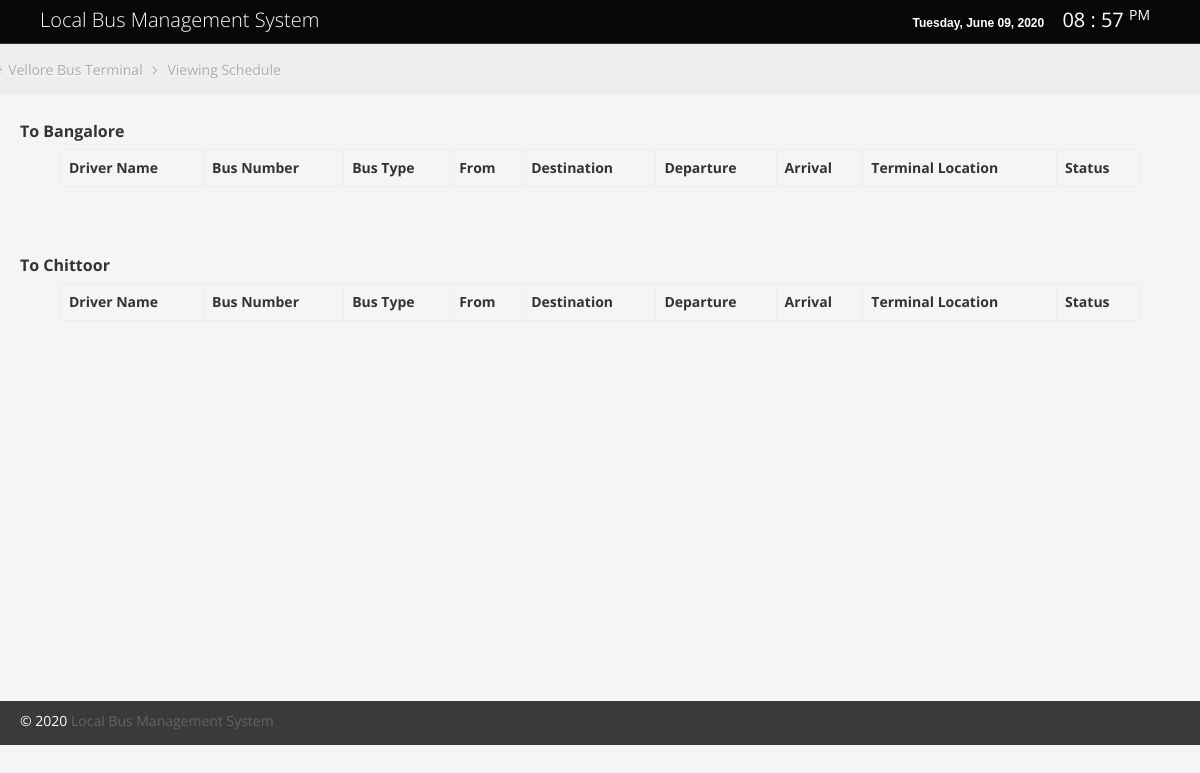
Before: / with the older database file.
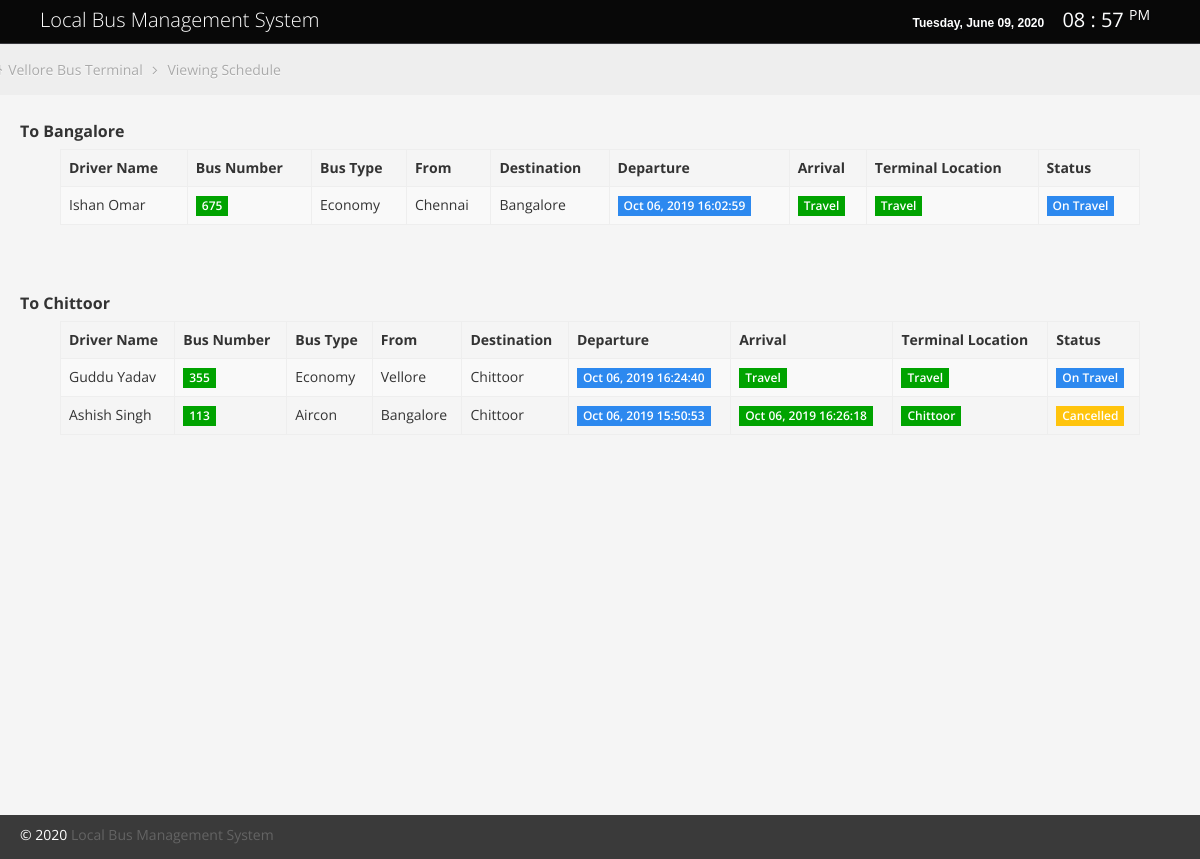
After: the same page with the newer database file.
### tables this page shows
CREATE TABLE IF NOT EXISTS `schedule` (
  `scheduleid` int(11) NOT NULL AUTO_INCREMENT,
  `busid` varchar(100) NOT NULL,
  `driverid` varchar(100) NOT NULL,
  `from_location` varchar(100) NOT NULL,
  `destination_location` varchar(100) NOT NULL,
  `departure_time` datetime NOT NULL,
  `arrival_time` datetime NOT NULL,
  `terminal_location` varchar(100) NOT NULL,
  `status` varchar(100) NOT NULL,
  `status_operation` varchar(100) NOT NULL,
  `arrived_at_destination` varchar(100) NOT NULL,
  `date_added` datetime NOT NULL,
  PRIMARY KEY (`scheduleid`)
);

CREATE TABLE IF NOT EXISTS `driver` (
  `driverid` int(11) NOT NULL AUTO_INCREMENT,
  `firstname` varchar(100) NOT NULL,
  `lastname` varchar(100) NOT NULL,
  `contact_number` varchar(100) NOT NULL,
  `profile` varchar(100) NOT NULL,
  `date_added` varchar(100) NOT NULL,
  `driver_travel` varchar(100) NOT NULL,
  PRIMARY KEY (`driverid`)
);

CREATE TABLE IF NOT EXISTS `bus` (
  `busid` int(11) NOT NULL AUTO_INCREMENT,
  `bus_number` varchar(100) NOT NULL,
  `bus_type` varchar(100) NOT NULL,
  `date_added` varchar(100) NOT NULL,
  `bus_travel` varchar(100) NOT NULL,
  PRIMARY KEY (`busid`)
);

### index.php (the view, shortened to what this page needs)
<?php require('header.php'); ?>
			<ul class="breadcrumb" style="margin-top:1px;">
				<li>
					<i class="icon-home"></i>
					<a href="index.php">Vellore Bus Terminal</a>
					<i class="icon-angle-right"></i>
				</li>
				<li><a href="#">Viewing Schedule</a></li>
			</ul>
						<table class="table table-striped table-bordered" style="width:90%; margin:auto;">
						<h2 style="text-indent:20px;">To Bangalore</h2>
						  <thead>
							  <tr>
								  <th>Driver Name</th>
								  <th>Bus Number</th>
								  <th>Bus Type</th>
								  <th>From</th>
								  <th>Destination</th>
								  <th>Departure</th>
								  <th>Arrival</th>
								  <th>Terminal Location</th>
								  <th>Status</th>
							  </tr>
						  </thead>
						  <tbody>
<?php
$result= mysql_query("select * from schedule
LEFT JOIN bus ON schedule.busid = bus.busid
LEFT JOIN driver ON schedule.driverid = driver.driverid
 where destination_location='Bangalore' ORDER BY schedule.scheduleid DESC ") or die (mysql_error());
while ($row= mysql_fetch_array ($result) ){
?>
							<tr>
								<td><?php echo $row['firstname']." ".$row['lastname']; ?></td>
								<td><span class="label label-success"><?php echo $row['bus_number']; ?></span></td>
								<td><?php echo $row['bus_type']; ?></td>
								<td><?php echo $row['from_location']; ?></td>
								<td><?php echo $row['destination_location']; ?></td>
								<td><span class="label label-info"><?php echo date("M d, Y H:i:s",strtotime($row['departure_time'])); ?></span></td>
								<td><span class="label label-success"><?php echo ($row['arrival_time'] == "0000-00-00 00:00:00") ? "Travel" : date("M d, Y H:i:s",strtotime($row['arrival_time'])); ?></span></td>
								<td><span class="label label-success"><?php echo $row['terminal_location']; ?></span></td>
								<?php
									if ($row['status_operation'] == 'On Travel') {
										echo "<td><span class='label label-info'>".$row['status_operation']."</span></td>";
									} elseif ($row['status_operation'] == 'Cancelled') {
										echo "<td><span class='label label-warning'>".$row['status_operation']."</span></td>";
									} else {
										echo "<td><span class='label label-success'>".$row['status_operation']."</span></td>";
									}
								?>
							</tr>
<?php } ?>
						  </tbody>
					  </table>
<br />
<br />
<br />
						<table class="table table-striped table-bordered" style="width:90%; margin:auto;">
						<h2 style="text-indent:20px;">To Chittoor</h2>
						  <thead>
							  <tr>
								  <th>Driver Name</th>
								  <th>Bus Number</th>
								  <th>Bus Type</th>
								  <th>From</th>
								  <th>Destination</th>
								  <th>Departure</th>
								  <th>Arrival</th>
								  <th>Terminal Location</th>
								  <th>Status</th>
							  </tr>
						  </thead>
						  <tbody>
<?php
$result= mysql_query("select * from schedule
LEFT JOIN bus ON schedule.busid = bus.busid
LEFT JOIN driver ON schedule.driverid = driver.driverid
 where destination_location='Chittoor' ORDER BY schedule.scheduleid DESC ") or die (mysql_error());
while ($row= mysql_fetch_array ($result) ){
?>
							<tr>
								<td><?php echo $row['firstname']." ".$row['lastname']; ?></td>
								<td><span class="label label-success"><?php echo $row['bus_number']; ?></span></td>
								<td><?php echo $row['bus_type']; ?></td>
								<td><?php echo $row['from_location']; ?></td>
								<td><?php echo $row['destination_location']; ?></td>
								<td><span class="label label-info"><?php echo date("M d, Y H:i:s",strtotime($row['departure_time'])); ?></span></td>
								<td><span class="label label-success"><?php echo ($row['arrival_time'] == "0000-00-00 00:00:00") ? "Travel" : date("M d, Y H:i:s",strtotime($row['arrival_time'])); ?></span></td>
								<td><span class="label label-success"><?php echo $row['terminal_location']; ?></span></td>
								<?php
									if ($row['status_operation'] == 'On Travel') {
										echo "<td><span class='label label-info'>".$row['status_operation']."</span></td>";
									} elseif ($row['status_operation'] == 'Cancelled') {
										echo "<td><span class='label label-warning'>".$row['status_operation']."</span></td>";
									} else {
										echo "<td><span class='label label-success'>".$row['status_operation']."</span></td>";
									}
								?>
							</tr>
<?php } ?>
						  </tbody>
					  </table>
<br />
<br />
<br />
<br />
<br />
<br />
<br />
<br />
<br />
<br />
<br />
<br />
<br />
<br />
<br />
<br />
<br />
<br />
<br />
<?php require('footer.php'); ?>

### header.php (shortened to what this page needs)
<!DOCTYPE html>
<html lang="en">
<head>
	<link id="bootstrap-style" href="css/bootstrap.min.css" rel="stylesheet">
	<link href="css/bootstrap-responsive.min.css" rel="stylesheet">
	<link id="base-style" href="css/style.css" rel="stylesheet">
	<link id="base-style-responsive" href="css/style-responsive.css" rel="stylesheet">
</head>
<body>
	<div class="navbar">
		<div class="navbar-inner">
			<div class="container-fluid">
				<a class="brand"><span>Local Bus Management System</span></a>
				<div class="nav-no-collapse header-nav">
					<ul class="nav pull-right">
						<li style="margin:10px;">
							<?php include('currentdate.php'); ?>&nbsp;&nbsp;&nbsp;&nbsp;&nbsp;<?php include('clock_lcd.php'); ?>
						</li>
					</ul>
				</div>
			</div>
		</div>
	</div>
		<div class="container-fluid-full">
		<div class="row-fluid">

### clock_lcd.php (shortened to what this page needs)
<span id="digitalclock" style="font-size:20px;"></span>

### footer.php (shortened to what this page needs)
	</div>
	</div>
	<footer>
		<p>
			<span style="text-align:left;float:left">&copy; <?php echo date('Y'); ?> <a alt="Bus Dispatch and Information System">Local Bus Management System</a></span>
		</p>
	</footer>
</body>
</html>

### css/style.css (style rules this page uses)
.green, .green [class="box-header"], .green.box, .slider.green .ui-slider-range, .progress.green .ui-progressbar-value, .sliderVertical.green .ui-slider-range, .progressSlim.green .ui-progressbar-value, .label-success, .badge-success { background: #00A300 !important; border-color: #00A300 !important; color: #fff; }
.yellow, .yellow [class="box-header"], .yellow.box, .slider.yellow .ui-slider-range, .progress.yellow .ui-progressbar-value, .sliderVertical.yellow .ui-slider-range, .progressSlim.yellow .ui-progressbar-value, .label-warning, .badge-warning { background: #FFC40D !important; border-color: #FFC40D !important; color: #fff; }
.blue, .blue [class="box-header"], .blue.box, .slider.blue .ui-slider-range, .progress.blue .ui-progressbar-value, .sliderVertical.blue .ui-slider-range, .progressSlim.blue .ui-progressbar-value, .label-info, .badge-info { background: #2D89EF !important; border-color: #2D89EF !important; color: #fff; }
body { background: #F5F5F5; color: #333; border: none; font-family: 'Open Sans', sans-serif; font-weight: 400; }
a { color: #646464; }
h2 { font-size: 16px; line-height: 16px; }
.navbar { margin-bottom: 0px; }
.navbar-inner { margin-bottom: 0px; min-height: 40px; padding-right: 20px; padding-left: 20px; background: #080808; filter: none; text-shadow: 1px 1px 1px #0a0c0e; border: none; color: #fff; -webkit-border-radius: 0px; -moz-border-radius: 0px; border-radius: 0px; *zoom: 1; border-bottom: 1px solid #38383D; }
.navbar-inner a { color: #7b7b7b; text-shadow: 0 -1px 1px #0b090a; }
a.brand span { color: #fff; text-shadow: none; }
.header-nav { padding: 0px; color: #fff !important; background: #000 !important; }
.header-nav .nav { margin: 0px; }
.breadcrumb { margin: -28px -28px 28px -28px; line-height: 34px; background: #eee; border: 0px; color: #aaa; -webkit-box-shadow: none; -moz-box-shadow: none; box-shadow: none; -webkit-border-radius: 0px; -moz-border-radius: 0px; border-radius: 0px; }
.breadcrumb a { color: #aaa; text-shadow: 0px 1px 1px #fff; }
.label, .badge { text-shadow: none; font-family: 'Open Sans', sans-serif; font-weight: 600; font-size: 12px; padding: 3px 6px; }
.label { -webkit-border-radius: 0px; -moz-border-radius: 0px; border-radius: 0px; }
.table th, .table td { border-top: 1px solid #eee; }
.table-bordered { border-color: #eee; -webkit-border-radius: 0px !important; -moz-border-radius: 0px !important; border-radius: 0px !important; }
.table-bordered th, .table-bordered td { border-left: 1px solid #eee; }
.table-bordered thead:first-child tr:first-child > th:first-child, .table-bordered tbody:first-child tr:first-child > td:first-child, .table-bordered tbody:first-child tr:first-child > th:first-child { -webkit-border-radius: 0px !important; -moz-border-radius: 0px !important; border-radius: 0px !important; }
.table-bordered thead:first-child tr:first-child > th:last-child, .table-bordered tbody:first-child tr:first-child > td:last-child, .table-bordered tbody:first-child tr:first-child > th:last-child { -webkit-border-radius: 0px !important; -moz-border-radius: 0px !important; border-radius: 0px !important; }
.table-bordered thead:last-child tr:last-child > th:first-child, .table-bordered tbody:last-child tr:last-child > td:first-child, .table-bordered tbody:last-child tr:last-child > th:first-child, .table-bordered tfoot:last-child tr:last-child > td:first-child, .table-bordered tfoot:last-child tr:last-child > th:first-child { -webkit-border-radius: 0px !important; -moz-border-radius: 0px !important; border-radius: 0px !important; }
.table-bordered thead:last-child tr:last-child > th:last-child, .table-bordered tbody:last-child tr:last-child > td:last-child, .table-bordered tbody:last-child tr:last-child > th:last-child, .table-bordered tfoot:last-child tr:last-child > td:last-child, .table-bordered tfoot:last-child tr:last-child > th:last-child { -webkit-border-radius: 0px !important; -moz-border-radius: 0px !important; border-radius: 0px !important; }
footer { min-height: 24px; background: #3A3A3A; color: #fff !important; -webkit-border-radius: 0px; -moz-border-radius: 0px; border-radius: 0px; }

### css/style-responsive.css (style rules this page uses)
@media (min-width: 1200px) { .container-fluid-full { overflow: hidden; position: relative; height: 100%; } }
@media (min-width: 1200px) { footer { margin: 0px 0px 0px 0px; padding: 10px 20px; } }

### css/halflings.css (style rules this page uses)
html, html .halflings { -webkit-font-smoothing: antialiased !important; }

Changed rows visible on the page:
now on this page (row edited): schedule: driverid.firstname "Ishan", driverid.lastname "Omar", busid.bus_number "675", busid.bus_type "Economy", from_location "Chennai", destination_location "Bangalore", departure_time "Oct 06, 2019 16:02:59", shows "Travel", terminal_location "Travel", status_operation "On Travel", shown under "To Bangalore"
now on this page (row edited): schedule: driverid.firstname "Guddu", driverid.lastname "Yadav", busid.bus_number "355", busid.bus_type "Economy", from_location "Vellore", destination_location "Chittoor", departure_time "Oct 06, 2019 16:24:40", shows "Travel", terminal_location "Travel", status_operation "On Travel", shown under "To Chittoor"
now on this page (row edited): schedule: driverid.firstname "Ashish", driverid.lastname "Singh", busid.bus_number "113", busid.bus_type "Aircon", from_location "Bangalore", destination_location "Chittoor", departure_time "Oct 06, 2019 15:50:53", arrival_time "Oct 06, 2019 16:26:18", terminal_location "Chittoor", status_operation "Cancelled", shown under "To Chittoor"
